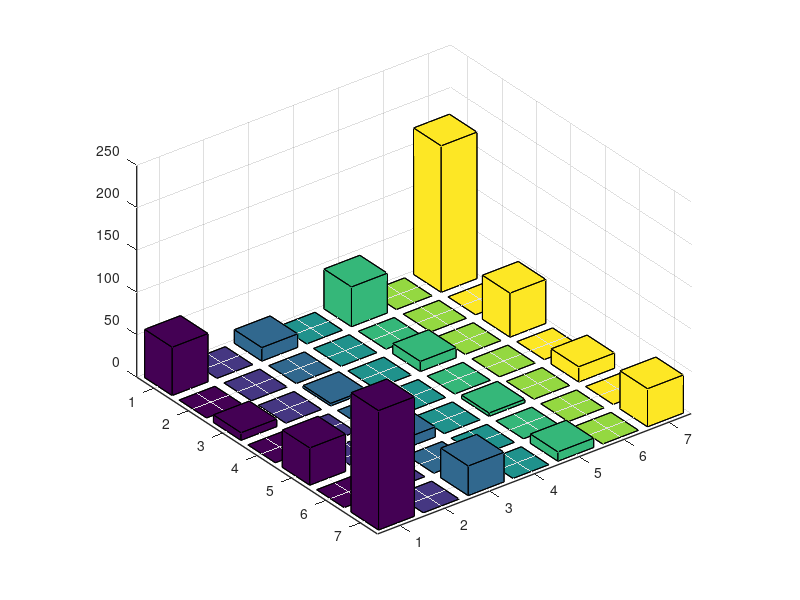

The MATLAB script that drew this image: (Note: this script raises an error after producing the figure.)
load("data_quera.mat")

n = 6;
N = n + 1;


%-- Set default options --%
set(0,'DefaultAxesFontSize', 10, ...
      'DefaultAxesFontName', 'Helvetica',...
      'DefaultAxesLineWidth', 1.0);

%% Ideal subplots

for i = 1:3
    figure(i);
   
    time = end_times(i);
    z_data = reshape(ideal_data(i,:,:), N, N);
    b = bar3(z_data);
    zlim([0 250])    % Set Z-axis range
    ax = gca;
    ax.FontSize = 10;
    %ax.XTickLabel = {'|00001\rangle','|00010\rangle','|00100\rangle','|01000\rangle', '|10000\rangle'};
    %ax.YTickLabel = {'|00001\rangle','|00010\rangle','|00100\rangle','|01000\rangle', '|10000\rangle'};
    ax.XTickLabelRotation = -30;
    title_text = sprintf('T = %.1f $$\\mu s$$', time);
    title(title_text, 'Interpreter', 'latex', 'Fontsize', 16)
    
    colormap(summer)
    clim([0 250])
    for k = 1:length(b)
        b(k).CData = b(k).ZData;
        b(k).FaceColor = 'interp';
    end
    colorbar();
    f = gcf;
    file_name = sprintf("ideal_%d.png", i);
    exportgraphics(f,file_name,'Resolution',300)
end


%% IonQ subplots

for i = 1:3
    figure(i);
    time = end_times(i);
    z_data = reshape(quera_data(i,:,:), N, N);
    b = bar3(z_data);
    zlim([0 120])    % Set Z-axis range
    ax = gca;
    ax.FontSize = 10;
    %ax.XTickLabel = {'|00001\rangle','|00010\rangle','|00100\rangle','|01000\rangle', '|10000\rangle'};
    %ax.YTickLabel = {'|00001\rangle','|00010\rangle','|00100\rangle','|01000\rangle', '|10000\rangle'};
    ax.XTickLabelRotation = -30;
    title_text = sprintf('T = %.1f $$\\mu s$$', time);
    title(title_text, 'Interpreter', 'latex', 'Fontsize', 16)
    
    colormap(parula)
    clim([0 120])
    for k = 1:length(b)
        b(k).CData = b(k).ZData;
        b(k).FaceColor = 'interp';
    end
    colorbar();
    f = gcf;
    file_name = sprintf("quera_%d.png", i);
    exportgraphics(f,file_name,'Resolution',300)
end